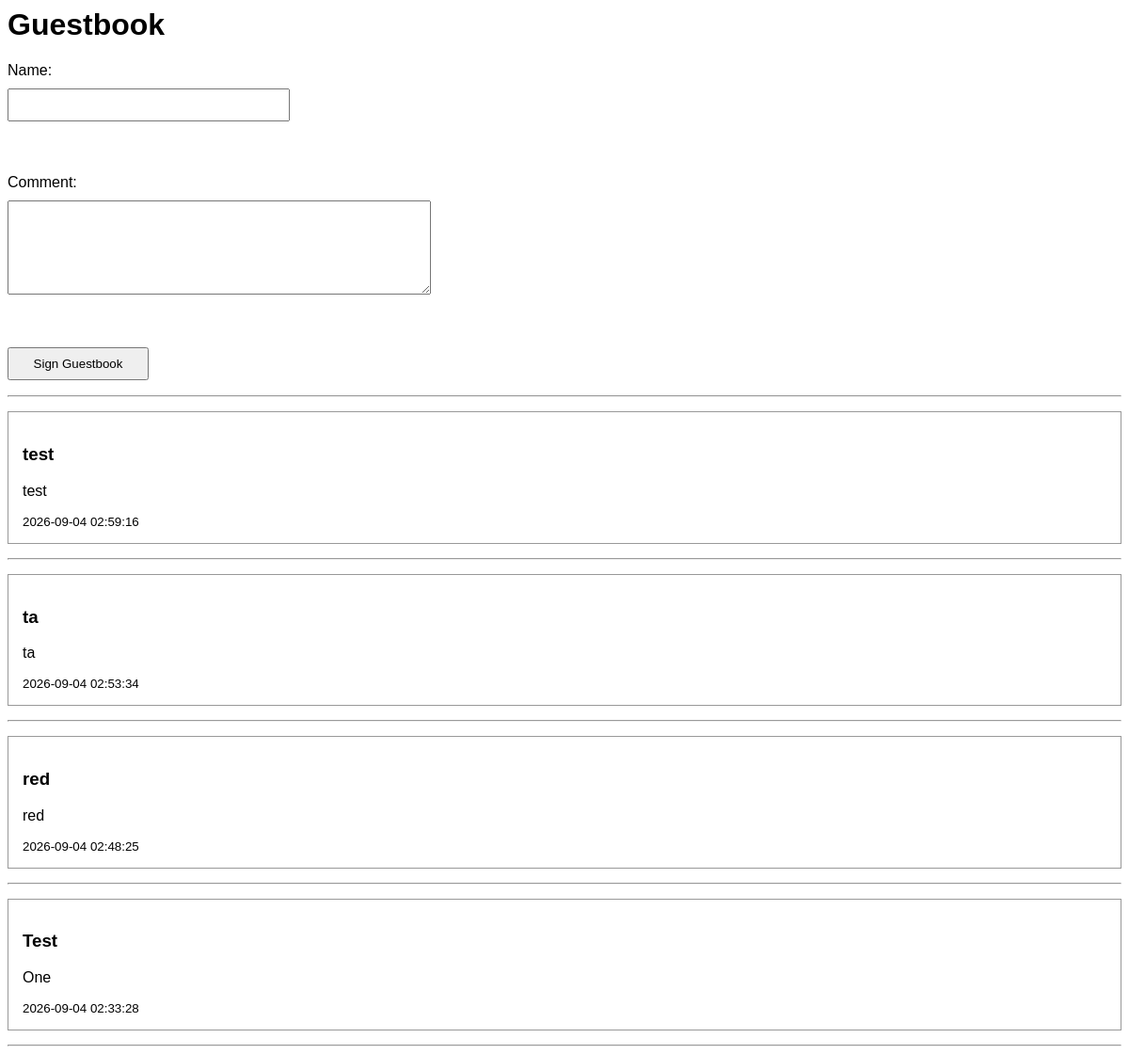
The app's page /guestbook with its own data.
### tables this page shows
CREATE TABLE GuestBook
(
    Comment_ID INTEGER PRIMARY KEY AUTOINCREMENT,
    Name TEXT NOT NULL,
    Comment TEXT NOT NULL,
    Created_Date DATETIME DEFAULT CURRENT_TIMESTAMP
);

### app.py (the view, shortened to what this page needs)
@app.route("/guestbook", methods=["GET", "POST"])
def guestbook():
    connection = sqlite3.connect("guestbook.db")
    cursor = connection.cursor()
    cursor.execute("""
        SELECT Name, Comment, Created_Date
        FROM GuestBook
        ORDER BY Created_Date DESC
    """)
    entries = cursor.fetchall()
    connection.close()
    return render_template(
        "guestbook.html",
        entries=entries
    )

### templates/guestbook.html (shortened to what this page needs)
<html>
<head>
	<link rel="stylesheet" href="{{ url_for('static', filename='guestbook.css') }}">
</head>
<body>
    <h1>Guestbook</h1>
		<form method="POST">
			<label>Name:</label>
			<input type="text" name="name" maxlength='50' required>
			<br><br>
			<label>Comment:</label>
			<textarea name="comment" maxlength='500' required></textarea>
			<br><br>
			<button type="submit">Sign Guestbook</button>
		</form>
		<hr>
    {% for entry in entries %}
        <div class="entry">
            <h3>{{ entry[0] }}</h3>
            <p>
                {{ entry[1] }}
            </p>
            <small>
                {{ entry[2] }}
            </small>
        </div>
        <hr>
    {% endfor %}
</body>
</html>

### static/guestbook.css (style rules this page uses)
body { font-family: Arial, sans-serif; }
form { display: flex; flex-direction: column; gap: 10px; }
input { width: 300px; padding: 8px; }
textarea { width: 450px; height: 100px; padding: 8px; }
button { width:150px; padding: 8px; }
.entry { border: 1px solid #999; padding: 15px; margin: 15px 0; }

### records on screen
GuestBook: Name "test", Comment "test", Created_Date "2026-09-04 02:59:16"
GuestBook: Name "ta", Comment "ta", Created_Date "2026-09-04 02:53:34"
GuestBook: Name "red", Comment "red", Created_Date "2026-09-04 02:48:25"
GuestBook: Name "Test", Comment "One", Created_Date "2026-09-04 02:33:28"
